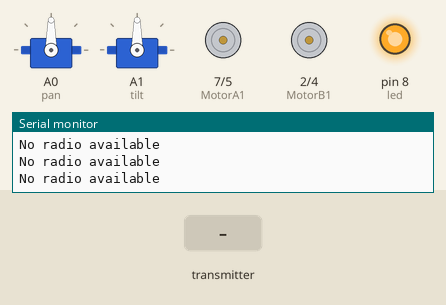
Recording of a sketch running on a simulated Arduino Uno, built with avr-gcc and run on an emulated ATmega328P. On the bench: 2 × servo, motor-driver pin pairs drawn as motors (green arrow = first pin HIGH = forward, orange = second pin HIGH = backward, longer = more drive, scaled by the enable pin), output pins drawn as LEDs (lit = HIGH), the last lines printed to the serial monitor. Dashed ring = blinking. The inputs (shaded band) are chosen by the test bench. No radio packets arrive unless stated.

Above: at 2.2 s.
2.3 s: the transmitter starts sending joystick.0 = 0
At 2.48 s:
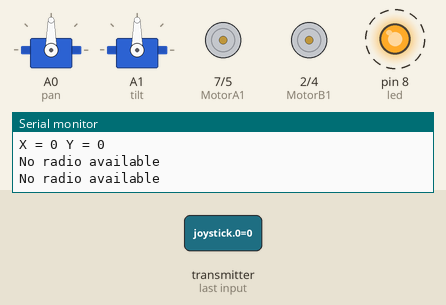
5.3 s: the transmitter starts sending joystick.2 = 256
At 5.75 s:
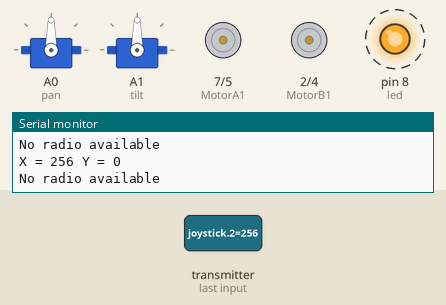
8.3 s: the transmitter starts sending joystick.3 = 1023
11.3 s: the transmitter starts sending joystick.0 = 256
At 14.25 s:
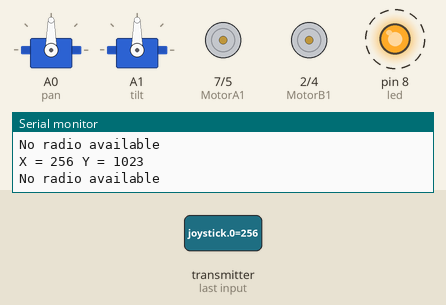
14.3 s: the transmitter starts sending joystick.2 = 512
17.3 s: the transmitter starts sending joystick.3 = 256
Timing chart, 0 to 21.3 s (numbered marks = the images above; inputs shaded):
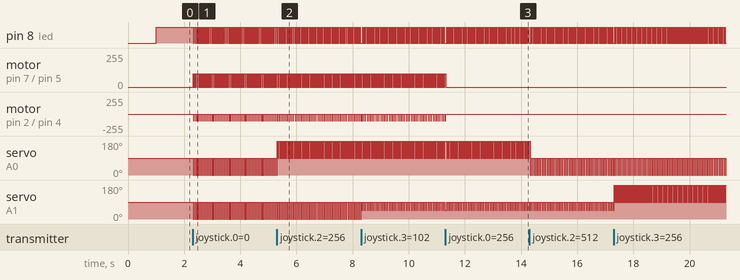

Measured:
- after the input at 2.3 s, pin 8 (led): alternates HIGH for 0.02 s and LOW for 0.03 s, starting at once; motor on pin 7 (MotorA1) / pin 5 (MotorA2): alternates forward 100/255 for 0.02 s and stopped for 0.03 s, starting at once
- after the input at 11.3 s, motor on pin 7 (MotorA1) / pin 5 (MotorA2), motor on pin 2 (MotorB1) / pin 4 (MotorB2): goes on until 11.3 s, then stays stopped

The sketch:

arduino_raspi.ino
```cpp
#include <SPI.h>
#include <nRF24L01.h>
#include <RF24.h>
#include <Servo.h>
/*----- Declare all constant pin to be used ----*/

#define CE_PIN   9
#define CSN_PIN 10
Servo pan;
Servo tilt;
const int led = 8;
//Motor A
int MotorA1 = 7;
int MotorA2 = 5;
int enableA = 6;
//Motor B
int MotorB1 = 2;
int MotorB2 = 4;
int enableB = 3;
int vspeed;
int hspeed;
int p;
int t;
const uint64_t pipe = 0xE8E8F0F0E1LL; // This is the transmit pipe to communicate the two module


/*-----Object Declaration ----*/

RF24 radio(CE_PIN, CSN_PIN); // Activate the Radio

/*-----Declaration of Variables -----*/

int joystick[4];  //  Two element array holding the Joystick readings


void setup()
{
  pinMode (led,OUTPUT);
  pinMode (MotorA1, OUTPUT);
  pinMode (MotorA2, OUTPUT);
  pinMode (enableA, OUTPUT);
  pinMode (enableB, OUTPUT);
  pinMode (MotorB1, OUTPUT);
  pinMode (MotorB2, OUTPUT);
  pan.attach(A0);
  tilt.attach(A1);
  pan.write(90);
  tilt.write(90);
  Serial.begin(9600); /* Opening the Serial Communication */
  delay(1000);
  Serial.println("Nrf24L01 Receiver Starting");
  radio.begin();
  radio.openReadingPipe(1,pipe);
  radio.startListening();;
}//--(end setup )---


void loop()
{
  if ( radio.available() )
  {
    // Reading the data payload until the RX received everything
    bool done = false;
    digitalWrite(led,LOW);
    while (!done)
    {
      // Fetching the data payload
      done = radio.read( joystick, sizeof(joystick) );
      //int hspeed = map(joystick[0],0,100,-50,50);
      hspeed = joystick[0];
      vspeed = joystick[1];
      p = joystick[2];
      t = joystick[3];
      Serial.print("X = ");
      Serial.print(p);
      Serial.print(" Y = ");
      Serial.println(t);
      pan.write(p);
      tilt.write(t);
      if (hspeed == 50 && vspeed >= 0) {
        f(vspeed);
      }
      else if (hspeed == 50 && vspeed < 0) {
        b(vspeed);
      }
      else if (hspeed == 100) {
        r();
      }
      else if (hspeed == 0) {
        l();
      }
    }
  }
  else
  {
      Serial.println("No radio available");
      digitalWrite(led,HIGH);
      analogWrite(enableA, 0);
      analogWrite(enableB, 0);
      digitalWrite (MotorA1, LOW);
      digitalWrite (MotorA2, LOW);

      digitalWrite (MotorB1, LOW);
      digitalWrite (MotorB2, LOW);
      pan.write(90);
      tilt.write(90);
  }

}

int f(int vspeed) {
  analogWrite (enableA, vspeed);
  analogWrite (enableB, vspeed);

  digitalWrite (MotorA1, LOW);
  digitalWrite (MotorA2, HIGH);

  digitalWrite (MotorB1, LOW);
  digitalWrite (MotorB2, HIGH);
}
int r() {
  analogWrite (enableA, 100);
  analogWrite (enableB, 100);

  digitalWrite (MotorA1, LOW);
  digitalWrite (MotorA2, HIGH);

  digitalWrite (MotorB2, LOW);
  digitalWrite (MotorB1, HIGH);
}
int b(int vspeed) {
  analogWrite (enableA,(0-vspeed));
  analogWrite (enableB,(0-vspeed));

  digitalWrite (MotorA2, LOW);
  digitalWrite (MotorA1, HIGH);

  digitalWrite (MotorB2, LOW);
  digitalWrite (MotorB1, HIGH);
}
int l() {
  analogWrite (enableA, 100);
  analogWrite (enableB, 100);

  digitalWrite (MotorA2, LOW);
  digitalWrite (MotorA1, HIGH);

  digitalWrite (MotorB1, LOW);
  digitalWrite (MotorB2, HIGH);
}
```
